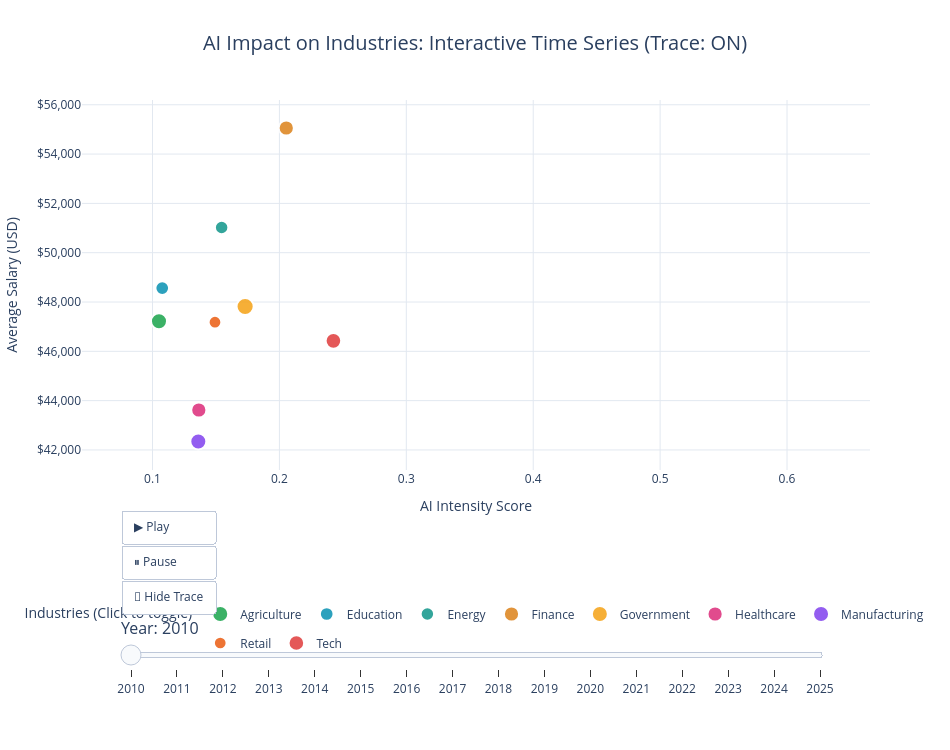

Write notebook code for a chart like this one.
### Code cell
def create_interactive_bubble_chart(df, show_trace=True):
    """
    Create interactive bubble chart with Plotly slider.
    Fixed: All frames have consistent trace structure.
    """
    
    years = sorted(df['year'].unique())
    industries = sorted(df['industry'].unique())
    
    fig = go.Figure()
    
    # Add initial traces (first year)
    first_year_data = df[df['year'] == years[0]].copy()
    
    for industry in industries:
        color = INDUSTRY_COLORS.get(industry, '#64748b')
        
        if industry in first_year_data['industry'].values:
            row = first_year_data[first_year_data['industry'] == industry].iloc[0]
            size = float(np.sqrt(row['jobCount'])) * 2.5
            opacity = float(0.4 + row['avgAutomationRisk'] * 0.6)
            
            fig.add_trace(go.Scatter(
                x=[float(row['avgAIIntensity'])],
                y=[float(row['avgSalary'])],
                mode='markers',
                marker=dict(size=size, color=color, opacity=opacity, line=dict(color='white', width=2)),
                name=industry,
                text=f"{industry}<br>Year: {years[0]}<br>Salary: ${row['avgSalary']:.0f}<br>AI Intensity: {row['avgAIIntensity']:.2f}<br>Jobs: {int(row['jobCount'])}",
                hoverinfo='text',
                legendgroup=industry,
                showlegend=True
            ))
        else:
            fig.add_trace(go.Scatter(x=[], y=[], mode='markers', marker=dict(size=0), name=industry, legendgroup=industry, showlegend=True))
    
    # Create frames
    frames = []
    for year in years:
        year_data = df[df['year'] == year].copy()
        frame_list = []
        
        # Add bubble traces
        for industry in industries:
            color = INDUSTRY_COLORS.get(industry, '#64748b')
            
            if industry in year_data['industry'].values:
                row = year_data[year_data['industry'] == industry].iloc[0]
                size = float(np.sqrt(row['jobCount'])) * 2.5
                opacity = float(0.4 + row['avgAutomationRisk'] * 0.6)
                
                frame_list.append(go.Scatter(
                    x=[float(row['avgAIIntensity'])],
                    y=[float(row['avgSalary'])],
                    mode='markers',
                    marker=dict(size=size, color=color, opacity=opacity, line=dict(color='white', width=2)),
                    name=industry,
                    text=f"{industry}<br>Year: {year}<br>Salary: ${row['avgSalary']:.0f}<br>AI Intensity: {row['avgAIIntensity']:.2f}<br>Jobs: {int(row['jobCount'])}",
                    hoverinfo='text',
                    legendgroup=industry,
                    showlegend=False
                ))
            else:
                frame_list.append(go.Scatter(x=[], y=[], mode='markers', marker=dict(size=0), name=industry, legendgroup=industry, showlegend=False))
        
        # Add traces to beginning if not first year
        if show_trace and year > years[0]:
            prev_year_data = df[df['year'] == year - 1]
            trace_list = []
            
            for industry in industries:
                if industry in year_data['industry'].values and industry in prev_year_data['industry'].values:
                    curr_row = year_data[year_data['industry'] == industry].iloc[0]
                    prev_row = prev_year_data[prev_year_data['industry'] == industry].iloc[0]
                    color = INDUSTRY_COLORS.get(industry, '#64748b')
                    
                    trace_list.append(go.Scatter(
                        x=[float(prev_row['avgAIIntensity']), float(curr_row['avgAIIntensity'])],
                        y=[float(prev_row['avgSalary']), float(curr_row['avgSalary'])],
                        mode='lines',
                        line=dict(color=color, width=2.5, dash='dot'),
                        opacity=0.6,
                        showlegend=False,
                        hoverinfo='skip'
                    ))
            
            frame_list = trace_list + frame_list
        
        frames.append(go.Frame(data=frame_list, name=str(year)))
    
    fig.frames = frames
    
    sliders = [{
        'active': 0,
        'currentvalue': {'prefix': 'Year: ', 'font': {'size': 16}},
        'pad': {'t': 50},
        'len': 0.9,
        'x': 0.05,
        'xanchor': 'left',
        'y': -0.25,
        'yanchor': 'top',
        'steps': [{'args': [[str(year)], {'frame': {'duration': 300, 'redraw': True}, 'mode': 'immediate'}], 'label': str(year), 'method': 'animate'} for year in years]
    }]
    
    trace_status = "ON" if show_trace else "OFF"
    fig.update_layout(
        title=dict(text=f'AI Impact on Industries: Interactive Time Series (Trace: {trace_status})', font=dict(size=20), x=0.5),
        xaxis=dict(title='AI Intensity Score', gridcolor='#e2e8f0', zeroline=False, range=[df['avgAIIntensity'].min() - 0.05, df['avgAIIntensity'].max() + 0.05]),
        yaxis=dict(title='Average Salary (USD)', gridcolor='#e2e8f0', tickformat='$,.0f', zeroline=False),
        template='plotly_white',
        width=950,
        height=750,
        margin=dict(b=280, l=80, r=80, t=100),
        legend=dict(title='Industries (Click to toggle)', orientation='h', yanchor='top', y=-0.35, xanchor='center', x=0.5),
        hoverlabel=dict(bgcolor='white', font_size=12),
        updatemenus=[{
            'type': 'buttons',
            'showactive': False,
            'x': 0.05,
            'y': -0.08,
            'xanchor': 'left',
            'yanchor': 'top',
            'pad': {'r': 10, 't': 10},
            'buttons': [
                {'label': '▶ Play', 'method': 'animate', 'args': [None, {'frame': {'duration': 500, 'redraw': True}, 'fromcurrent': True}]},
                {'label': '⏸ Pause', 'method': 'animate', 'args': [[None], {'frame': {'duration': 0, 'redraw': False}, 'mode': 'immediate'}]},
                {'label': '🔴 Hide Trace' if show_trace else '🟢 Show Trace', 'method': 'restyle', 'args': [{'visible': [not show_trace if hasattr(fig.data[i], 'mode') and fig.data[i].mode == "lines" else True for i in range(len(fig.data))]}]}
            ]
        }],
        sliders=sliders
    )
    
    return fig

print("🎨 Generating interactive bubble chart with slider (Trace ON)...")
fig_bubble_slider = create_interactive_bubble_chart(df_agg, show_trace=True)
fig_bubble_slider.show()

### Figure 1 — Plotly figure (JSON) as saved in the notebook; plotly's stock layout.template omitted (floating-point values rounded to 4 significant figures)
{"data": [{"hoverinfo": "text", "legendgroup": "Agriculture", "marker": {"color": "#16a34a", "line": {"color": "white", "width": 2}, "opacity": 0.8398, "size": 16.01}, "mode": "markers", "name": "Agriculture", "showlegend": true, "text": "Agriculture<br>Year: 2010<br>Salary: $47220<br>AI Intensity: 0.11<br>Jobs: 41", "type": "scatter", "x": [0.1051], "y": [47220.0]}, {"hoverinfo": "text", "legendgroup": "Education", "marker": {"color": "#0891b2", "line": {"color": "white", "width": 2}, "opacity": 0.85, "size": 13.69}, "mode": "markers", "name": "Education", "showlegend": true, "text": "Education<br>Year: 2010<br>Salary: $48565<br>AI Intensity: 0.11<br>Jobs: 30", "type": "scatter", "x": [0.1077], "y": [48560.0]}, {"hoverinfo": "text", "legendgroup": "Energy", "marker": {"color": "#0d9488", "line": {"color": "white", "width": 2}, "opacity": 0.8374, "size": 13.46}, "mode": "markers", "name": "Energy", "showlegend": true, "text": "Energy<br>Year: 2010<br>Salary: $51022<br>AI Intensity: 0.15<br>Jobs: 29", "type": "scatter", "x": [0.1545], "y": [51020.0]}, {"hoverinfo": "text", "legendgroup": "Finance", "marker": {"color": "#d97706", "line": {"color": "white", "width": 2}, "opacity": 0.7834, "size": 15.21}, "mode": "markers", "name": "Finance", "showlegend": true, "text": "Finance<br>Year: 2010<br>Salary: $55057<br>AI Intensity: 0.21<br>Jobs: 37", "type": "scatter", "x": [0.2054], "y": [55060.0]}, {"hoverinfo": "text", "legendgroup": "Government", "marker": {"color": "#f59e0b", "line": {"color": "white", "width": 2}, "opacity": 0.814, "size": 17.14}, "mode": "markers", "name": "Government", "showlegend": true, "text": "Government<br>Year: 2010<br>Salary: $47817<br>AI Intensity: 0.17<br>Jobs: 47", "type": "scatter", "x": [0.173], "y": [47820.0]}, {"hoverinfo": "text", "legendgroup": "Healthcare", "marker": {"color": "#db2777", "line": {"color": "white", "width": 2}, "opacity": 0.8328, "size": 15.21}, "mode": "markers", "name": "Healthcare", "showlegend": true, "text": "Healthcare<br>Year: 2010<br>Salary: $43619<br>AI Intensity: 0.14<br>Jobs: 37", "type": "scatter", "x": [0.1365], "y": [43620.0]}, {"hoverinfo": "text", "legendgroup": "Manufacturing", "marker": {"color": "#7c3aed", "line": {"color": "white", "width": 2}, "opacity": 0.8188, "size": 16.01}, "mode": "markers", "name": "Manufacturing", "showlegend": true, "text": "Manufacturing<br>Year: 2010<br>Salary: $42343<br>AI Intensity: 0.14<br>Jobs: 41", "type": "scatter", "x": [0.1361], "y": [42340.0]}, {"hoverinfo": "text", "legendgroup": "Retail", "marker": {"color": "#ea580c", "line": {"color": "white", "width": 2}, "opacity": 0.8306, "size": 12.75}, "mode": "markers", "name": "Retail", "showlegend": true, "text": "Retail<br>Year: 2010<br>Salary: $47180<br>AI Intensity: 0.15<br>Jobs: 26", "type": "scatter", "x": [0.1492], "y": [47180.0]}, {"hoverinfo": "text", "legendgroup": "Tech", "marker": {"color": "#dc2626", "line": {"color": "white", "width": 2}, "opacity": 0.7638, "size": 15.61}, "mode": "markers", "name": "Tech", "showlegend": true, "text": "Tech<br>Year: 2010<br>Salary: $46425<br>AI Intensity: 0.24<br>Jobs: 39", "type": "scatter", "x": [0.2426], "y": [46420.0]}], "layout": {"height": 750, "hoverlabel": {"bgcolor": "white", "font": {"size": 12}}, "legend": {"orientation": "h", "title": {"text": "Industries (Click to toggle)"}, "x": 0.5, "xanchor": "center", "y": -0.35, "yanchor": "top"}, "margin": {"b": 280, "l": 80, "r": 80, "t": 100}, "sliders": [{"active": 0, "currentvalue": {"font": {"size": 16}, "prefix": "Year: "}, "len": 0.9, "pad": {"t": 50}, "steps": [{"args": [["2010"], {"frame": {"duration": 300, "redraw": true}, "mode": "immediate"}], "label": "2010", "method": "animate"}, {"args": [["2011"], {"frame": {"duration": 300, "redraw": true}, "mode": "immediate"}], "label": "2011", "method": "animate"}, {"args": [["2012"], {"frame": {"duration": 300, "redraw": true}, "mode": "immediate"}], "label": "2012", "method": "animate"}, {"args": [["2013"], {"frame": {"duration": 300, "redraw": true}, "mode": "immediate"}], "label": "2013", "method": "animate"}, {"args": [["2014"], {"frame": {"duration": 300, "redraw": true}, "mode": "immediate"}], "label": "2014", "method": "animate"}, {"args": [["2015"], {"frame": {"duration": 300, "redraw": true}, "mode": "immediate"}], "label": "2015", "method": "animate"}, {"args": [["2016"], {"frame": {"duration": 300, "redraw": true}, "mode": "immediate"}], "label": "2016", "method": "animate"}, {"args": [["2017"], {"frame": {"duration": 300, "redraw": true}, "mode": "immediate"}], "label": "2017", "method": "animate"}, {"args": [["2018"], {"frame": {"duration": 300, "redraw": true}, "mode": "immediate"}], "label": "2018", "method": "animate"}, {"args": [["2019"], {"frame": {"duration": 300, "redraw": true}, "mode": "immediate"}], "label": "2019", "method": "animate"}, {"args": [["2020"], {"frame": {"duration": 300, "redraw": true}, "mode": "immediate"}], "label": "2020", "method": "animate"}, {"args": [["2021"], {"frame": {"duration": 300, "redraw": true}, "mode": "immediate"}], "label": "2021", "method": "animate"}, {"args": [["2022"], {"frame": {"duration": 300, "redraw": true}, "mode": "immediate"}], "label": "2022", "method": "animate"}, {"args": [["2023"], {"frame": {"duration": 300, "redraw": true}, "mode": "immediate"}], "label": "2023", "method": "animate"}, {"args": [["2024"], {"frame": {"duration": 300, "redraw": true}, "mode": "immediate"}], "label": "2024", "method": "animate"}, {"args": [["2025"], {"frame": {"duration": 300, "redraw": true}, "mode": "immediate"}], "label": "2025", "method": "animate"}], "x": 0.05, "xanchor": "left", "y": -0.25, "yanchor": "top"}], "title": {"font": {"size": 20}, "text": "AI Impact on Industries: Interactive Time Series (Trace: ON)", "x": 0.5}, "updatemenus": [{"buttons": [{"args": [null, {"frame": {"duration": 500, "redraw": true}, "fromcurrent": true}], "label": "▶ Play", "method": "animate"}, {"args": [[null], {"frame": {"duration": 0, "redraw": false}, "mode": "immediate"}], "label": "⏸ Pause", "method": "animate"}, {"args": [{"visible": [true, true, true, true, true, true, true, true, true]}], "label": "🔴 Hide Trace", "method": "restyle"}], "pad": {"r": 10, "t": 10}, "showactive": false, "type": "buttons", "x": 0.05, "xanchor": "left", "y": -0.08, "yanchor": "top"}], "width": 950, "xaxis": {"gridcolor": "#e2e8f0", "range": [0.04444, 0.6654], "title": {"text": "AI Intensity Score"}, "zeroline": false}, "yaxis": {"gridcolor": "#e2e8f0", "tickformat": "$,.0f", "title": {"text": "Average Salary (USD)"}, "zeroline": false}}}
